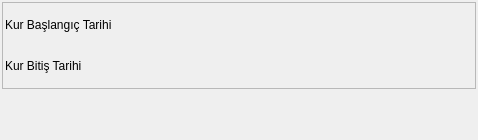
<?xml version="1.0" encoding="UTF-8"?>
<ui version="4.0">
 <class>DVZ_KUR_GUNCELLE_BATCH</class>
 <widget class="QDialog" name="DVZ_KUR_GUNCELLE_BATCH">
  <property name="geometry">
   <rect>
    <x>0</x>
    <y>0</y>
    <width>478</width>
    <height>140</height>
   </rect>
  </property>
  <property name="minimumSize">
   <size>
    <width>478</width>
    <height>140</height>
   </size>
  </property>
  <property name="maximumSize">
   <size>
    <width>478</width>
    <height>140</height>
   </size>
  </property>
  <property name="windowTitle">
   <string>Dialog</string>
  </property>
  <layout class="QGridLayout" name="gridLayout_2" rowstretch="2,1" columnstretch="30,10">
   <property name="sizeConstraint">
    <enum>QLayout::SetNoConstraint</enum>
   </property>
   <property name="margin">
    <number>2</number>
   </property>
   <item row="0" column="0" colspan="2">
    <widget class="QFrame" name="frame">
     <property name="frameShape">
      <enum>QFrame::StyledPanel</enum>
     </property>
     <property name="frameShadow">
      <enum>QFrame::Raised</enum>
     </property>
     <layout class="QGridLayout" name="gridLayout" columnstretch="1,8,1">
      <property name="margin">
       <number>2</number>
      </property>
      <item row="0" column="0">
       <widget class="QLabel" name="label">
        <property name="text">
         <string>Kur Başlangıç Tarihi    </string>
        </property>
       </widget>
      </item>
      <item row="1" column="0">
       <widget class="QLabel" name="label_2">
        <property name="text">
         <string>Kur Bitiş Tarihi</string>
        </property>
       </widget>
      </item>
      <item row="0" column="2">
       <spacer name="horizontalSpacer_2">
        <property name="orientation">
         <enum>Qt::Horizontal</enum>
        </property>
        <property name="sizeHint" stdset="0">
         <size>
          <width>40</width>
          <height>20</height>
         </size>
        </property>
       </spacer>
      </item>
      <item row="0" column="1">
       <widget class="QAdakDate" name="adakDate_bas_tarihi">
        <property name="minimumSize">
         <size>
          <width>242</width>
          <height>0</height>
         </size>
        </property>
        <property name="maximumSize">
         <size>
          <width>242</width>
          <height>30</height>
         </size>
        </property>
        <property name="whatsThis">
         <string>Tarih WidgetÄ± </string>
        </property>
        <property name="QAdakDate" stdset="0">
         <rect>
          <x>0</x>
          <y>0</y>
          <width>100</width>
          <height>100</height>
         </rect>
        </property>
       </widget>
      </item>
      <item row="1" column="1">
       <widget class="QAdakDate" name="adakDate_bitis_tarihi">
        <property name="minimumSize">
         <size>
          <width>242</width>
          <height>0</height>
         </size>
        </property>
        <property name="maximumSize">
         <size>
          <width>242</width>
          <height>30</height>
         </size>
        </property>
        <property name="whatsThis">
         <string>Tarih WidgetÄ± </string>
        </property>
        <property name="QAdakDate" stdset="0">
         <rect>
          <x>0</x>
          <y>0</y>
          <width>100</width>
          <height>100</height>
         </rect>
        </property>
       </widget>
      </item>
     </layout>
    </widget>
   </item>
   <item row="1" column="0">
    <spacer name="horizontalSpacer">
     <property name="orientation">
      <enum>Qt::Horizontal</enum>
     </property>
     <property name="sizeHint" stdset="0">
      <size>
       <width>267</width>
       <height>20</height>
      </size>
     </property>
    </spacer>
   </item>
   <item row="1" column="1">
    <widget class="QWidget" name="widget_batch_buttons" native="true"/>
   </item>
  </layout>
 </widget>
 <customwidgets>
  <customwidget>
   <class>QAdakDate</class>
   <extends>QWidget</extends>
   <header>QAdakDate.h</header>
  </customwidget>
 </customwidgets>
 <tabstops>
  <tabstop>adakDate_bas_tarihi</tabstop>
  <tabstop>adakDate_bitis_tarihi</tabstop>
 </tabstops>
 <resources/>
 <connections/>
</ui>
